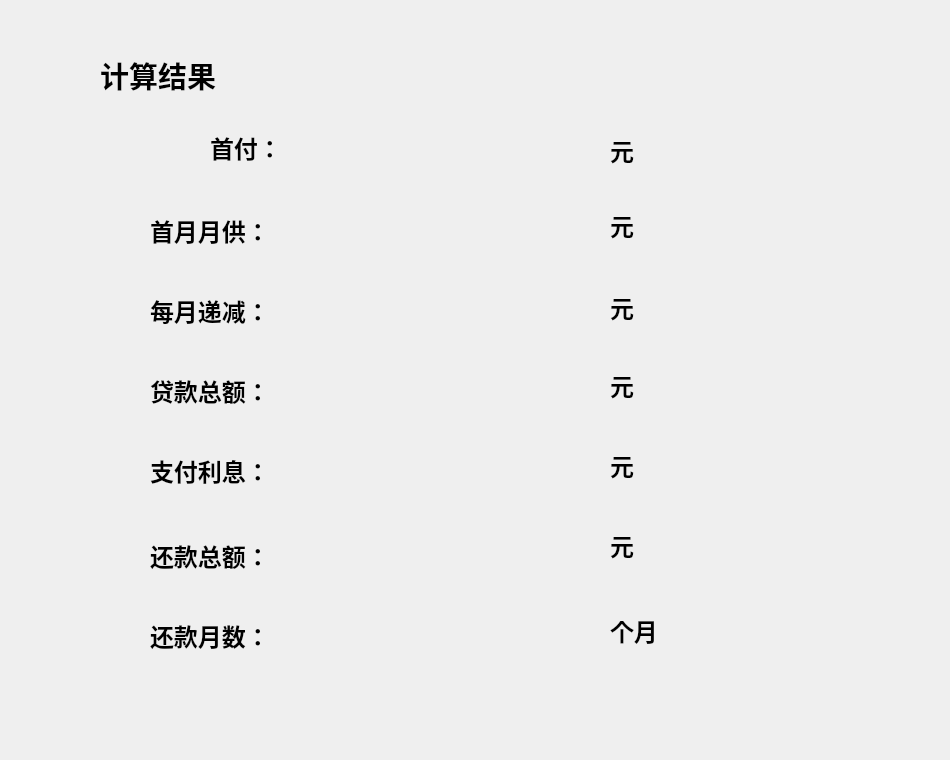
<?xml version="1.0" encoding="UTF-8"?>
<ui version="4.0">
 <class>Form2</class>
 <widget class="QWidget" name="Form2">
  <property name="geometry">
   <rect>
    <x>0</x>
    <y>0</y>
    <width>950</width>
    <height>760</height>
   </rect>
  </property>
  <property name="windowTitle">
   <string>房贷计算器</string>
  </property>
  <property name="styleSheet">
   <string notr="true">#Form2{
border-image: url(:/C:/Users/dell/Desktop/mmexport1590570717333.jpg);
}</string>
  </property>
  <widget class="QLabel" name="label">
   <property name="geometry">
    <rect>
     <x>100</x>
     <y>40</y>
     <width>161</width>
     <height>71</height>
    </rect>
   </property>
   <property name="text">
    <string>&lt;html&gt;&lt;head/&gt;&lt;body&gt;&lt;p&gt;&lt;span style=&quot; font-size:22pt; font-weight:600;&quot;&gt;计算结果&lt;/span&gt;&lt;/p&gt;&lt;/body&gt;&lt;/html&gt;</string>
   </property>
  </widget>
  <widget class="QLabel" name="label_2">
   <property name="geometry">
    <rect>
     <x>210</x>
     <y>130</y>
     <width>91</width>
     <height>31</height>
    </rect>
   </property>
   <property name="text">
    <string>&lt;html&gt;&lt;head/&gt;&lt;body&gt;&lt;p&gt;&lt;span style=&quot; font-size:18pt; font-weight:600;&quot;&gt;首付：&lt;/span&gt;&lt;/p&gt;&lt;/body&gt;&lt;/html&gt;</string>
   </property>
  </widget>
  <widget class="QLabel" name="label_3">
   <property name="geometry">
    <rect>
     <x>150</x>
     <y>210</y>
     <width>141</width>
     <height>41</height>
    </rect>
   </property>
   <property name="text">
    <string>&lt;html&gt;&lt;head/&gt;&lt;body&gt;&lt;p&gt;&lt;span style=&quot; font-size:18pt; font-weight:600;&quot;&gt;首月月供：&lt;/span&gt;&lt;/p&gt;&lt;/body&gt;&lt;/html&gt;</string>
   </property>
  </widget>
  <widget class="QLabel" name="label_4">
   <property name="geometry">
    <rect>
     <x>330</x>
     <y>120</y>
     <width>231</width>
     <height>51</height>
    </rect>
   </property>
   <property name="styleSheet">
    <string notr="true">font: 87 18pt &quot;Arial Black&quot;;</string>
   </property>
   <property name="text">
    <string/>
   </property>
  </widget>
  <widget class="QLabel" name="label_5">
   <property name="geometry">
    <rect>
     <x>610</x>
     <y>130</y>
     <width>68</width>
     <height>41</height>
    </rect>
   </property>
   <property name="text">
    <string>&lt;html&gt;&lt;head/&gt;&lt;body&gt;&lt;p&gt;&lt;span style=&quot; font-size:18pt; font-weight:600;&quot;&gt;元&lt;/span&gt;&lt;/p&gt;&lt;/body&gt;&lt;/html&gt;</string>
   </property>
  </widget>
  <widget class="QLabel" name="label_6">
   <property name="geometry">
    <rect>
     <x>610</x>
     <y>200</y>
     <width>68</width>
     <height>51</height>
    </rect>
   </property>
   <property name="text">
    <string>&lt;html&gt;&lt;head/&gt;&lt;body&gt;&lt;p&gt;&lt;span style=&quot; font-size:18pt; font-weight:600;&quot;&gt;元&lt;/span&gt;&lt;/p&gt;&lt;/body&gt;&lt;/html&gt;</string>
   </property>
  </widget>
  <widget class="QLabel" name="label_7">
   <property name="geometry">
    <rect>
     <x>330</x>
     <y>200</y>
     <width>261</width>
     <height>51</height>
    </rect>
   </property>
   <property name="styleSheet">
    <string notr="true">font: 87 18pt &quot;Arial Black&quot;;</string>
   </property>
   <property name="text">
    <string/>
   </property>
  </widget>
  <widget class="QLabel" name="label_8">
   <property name="geometry">
    <rect>
     <x>330</x>
     <y>280</y>
     <width>281</width>
     <height>51</height>
    </rect>
   </property>
   <property name="styleSheet">
    <string notr="true">font: 87 18pt &quot;Arial Black&quot;;</string>
   </property>
   <property name="text">
    <string/>
   </property>
  </widget>
  <widget class="QLabel" name="label_9">
   <property name="geometry">
    <rect>
     <x>150</x>
     <y>280</y>
     <width>141</width>
     <height>61</height>
    </rect>
   </property>
   <property name="text">
    <string>&lt;html&gt;&lt;head/&gt;&lt;body&gt;&lt;p&gt;&lt;span style=&quot; font-size:18pt; font-weight:600;&quot;&gt;每月递减：&lt;/span&gt;&lt;/p&gt;&lt;/body&gt;&lt;/html&gt;</string>
   </property>
  </widget>
  <widget class="QLabel" name="label_10">
   <property name="geometry">
    <rect>
     <x>610</x>
     <y>290</y>
     <width>68</width>
     <height>31</height>
    </rect>
   </property>
   <property name="text">
    <string>&lt;html&gt;&lt;head/&gt;&lt;body&gt;&lt;p&gt;&lt;span style=&quot; font-size:18pt; font-weight:600;&quot;&gt;元&lt;/span&gt;&lt;/p&gt;&lt;/body&gt;&lt;/html&gt;</string>
   </property>
  </widget>
  <widget class="QLabel" name="label_11">
   <property name="geometry">
    <rect>
     <x>150</x>
     <y>360</y>
     <width>141</width>
     <height>61</height>
    </rect>
   </property>
   <property name="text">
    <string>&lt;html&gt;&lt;head/&gt;&lt;body&gt;&lt;p&gt;&lt;span style=&quot; font-size:18pt; font-weight:600;&quot;&gt;贷款总额：&lt;/span&gt;&lt;/p&gt;&lt;/body&gt;&lt;/html&gt;</string>
   </property>
  </widget>
  <widget class="QLabel" name="label_12">
   <property name="geometry">
    <rect>
     <x>330</x>
     <y>360</y>
     <width>281</width>
     <height>51</height>
    </rect>
   </property>
   <property name="styleSheet">
    <string notr="true">font: 87 18pt &quot;Arial Black&quot;;</string>
   </property>
   <property name="text">
    <string/>
   </property>
  </widget>
  <widget class="QLabel" name="label_13">
   <property name="geometry">
    <rect>
     <x>610</x>
     <y>360</y>
     <width>68</width>
     <height>51</height>
    </rect>
   </property>
   <property name="text">
    <string>&lt;html&gt;&lt;head/&gt;&lt;body&gt;&lt;p&gt;&lt;span style=&quot; font-size:18pt; font-weight:600;&quot;&gt;元&lt;/span&gt;&lt;/p&gt;&lt;/body&gt;&lt;/html&gt;</string>
   </property>
  </widget>
  <widget class="QLabel" name="label_14">
   <property name="geometry">
    <rect>
     <x>150</x>
     <y>440</y>
     <width>161</width>
     <height>61</height>
    </rect>
   </property>
   <property name="text">
    <string>&lt;html&gt;&lt;head/&gt;&lt;body&gt;&lt;p&gt;&lt;span style=&quot; font-size:18pt; font-weight:600;&quot;&gt;支付利息：&lt;/span&gt;&lt;/p&gt;&lt;/body&gt;&lt;/html&gt;</string>
   </property>
  </widget>
  <widget class="QLabel" name="label_15">
   <property name="geometry">
    <rect>
     <x>330</x>
     <y>440</y>
     <width>281</width>
     <height>51</height>
    </rect>
   </property>
   <property name="styleSheet">
    <string notr="true">font: 87 18pt &quot;Arial Black&quot;;</string>
   </property>
   <property name="text">
    <string/>
   </property>
  </widget>
  <widget class="QLabel" name="label_16">
   <property name="geometry">
    <rect>
     <x>610</x>
     <y>440</y>
     <width>68</width>
     <height>51</height>
    </rect>
   </property>
   <property name="styleSheet">
    <string notr="true">font: 87 18pt &quot;Arial Black&quot;;</string>
   </property>
   <property name="text">
    <string>&lt;html&gt;&lt;head/&gt;&lt;body&gt;&lt;p&gt;&lt;span style=&quot; font-size:18pt; font-weight:600;&quot;&gt;元&lt;/span&gt;&lt;/p&gt;&lt;/body&gt;&lt;/html&gt;</string>
   </property>
  </widget>
  <widget class="QLabel" name="label_17">
   <property name="geometry">
    <rect>
     <x>150</x>
     <y>530</y>
     <width>151</width>
     <height>51</height>
    </rect>
   </property>
   <property name="text">
    <string>&lt;html&gt;&lt;head/&gt;&lt;body&gt;&lt;p&gt;&lt;span style=&quot; font-size:18pt; font-weight:600;&quot;&gt;还款总额：&lt;/span&gt;&lt;/p&gt;&lt;/body&gt;&lt;/html&gt;</string>
   </property>
  </widget>
  <widget class="QLabel" name="label_19">
   <property name="geometry">
    <rect>
     <x>610</x>
     <y>520</y>
     <width>68</width>
     <height>51</height>
    </rect>
   </property>
   <property name="styleSheet">
    <string notr="true">font: 87 18pt &quot;Arial Black&quot;;</string>
   </property>
   <property name="text">
    <string>&lt;html&gt;&lt;head/&gt;&lt;body&gt;&lt;p&gt;&lt;span style=&quot; font-size:18pt; font-weight:600;&quot;&gt;元&lt;/span&gt;&lt;/p&gt;&lt;/body&gt;&lt;/html&gt;</string>
   </property>
  </widget>
  <widget class="QLabel" name="label_20">
   <property name="geometry">
    <rect>
     <x>150</x>
     <y>600</y>
     <width>171</width>
     <height>71</height>
    </rect>
   </property>
   <property name="text">
    <string>&lt;html&gt;&lt;head/&gt;&lt;body&gt;&lt;p&gt;&lt;span style=&quot; font-size:18pt; font-weight:600;&quot;&gt;还款月数：&lt;/span&gt;&lt;/p&gt;&lt;/body&gt;&lt;/html&gt;</string>
   </property>
  </widget>
  <widget class="QLabel" name="label_21">
   <property name="geometry">
    <rect>
     <x>330</x>
     <y>590</y>
     <width>231</width>
     <height>81</height>
    </rect>
   </property>
   <property name="styleSheet">
    <string notr="true">font: 87 18pt &quot;Arial Black&quot;;</string>
   </property>
   <property name="text">
    <string/>
   </property>
  </widget>
  <widget class="QLabel" name="label_22">
   <property name="geometry">
    <rect>
     <x>610</x>
     <y>600</y>
     <width>68</width>
     <height>61</height>
    </rect>
   </property>
   <property name="text">
    <string>&lt;html&gt;&lt;head/&gt;&lt;body&gt;&lt;p&gt;&lt;span style=&quot; font-size:18pt; font-weight:600;&quot;&gt;个月&lt;/span&gt;&lt;/p&gt;&lt;/body&gt;&lt;/html&gt;</string>
   </property>
  </widget>
  <widget class="QLabel" name="label_18">
   <property name="geometry">
    <rect>
     <x>330</x>
     <y>530</y>
     <width>231</width>
     <height>51</height>
    </rect>
   </property>
   <property name="styleSheet">
    <string notr="true">font: 87 18pt &quot;Arial Black&quot;;</string>
   </property>
   <property name="text">
    <string/>
   </property>
  </widget>
 </widget>
 <resources/>
 <connections/>
</ui>
